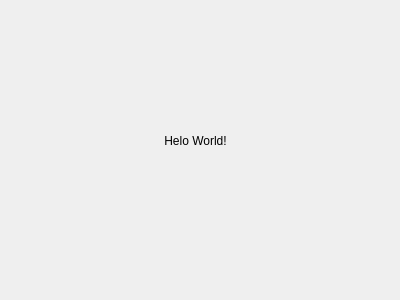
<?xml version="1.0" encoding="UTF-8"?>
<ui version="4.0">
 <class>Form</class>
 <widget class="QWidget" name="Form">
  <property name="geometry">
   <rect>
    <x>0</x>
    <y>0</y>
    <width>400</width>
    <height>300</height>
   </rect>
  </property>
  <property name="windowTitle">
   <string>Form</string>
  </property>
  <widget class="QLabel" name="label">
   <property name="geometry">
    <rect>
     <x>160</x>
     <y>130</y>
     <width>71</width>
     <height>21</height>
    </rect>
   </property>
   <property name="text">
    <string>Helo World!</string>
   </property>
   <property name="alignment">
    <set>Qt::AlignCenter</set>
   </property>
  </widget>
 </widget>
 <resources/>
 <connections/>
</ui>
